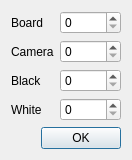
<?xml version="1.0" encoding="UTF-8"?>
<ui version="4.0">
 <class>DialogGreyscaleSettingsClass</class>
 <widget class="QDialog" name="DialogGreyscaleSettingsClass">
  <property name="geometry">
   <rect>
    <x>0</x>
    <y>0</y>
    <width>126</width>
    <height>159</height>
   </rect>
  </property>
  <property name="windowTitle">
   <string>DialogGreyscaleSettings</string>
  </property>
  <layout class="QVBoxLayout" name="verticalLayout">
   <item>
    <layout class="QGridLayout" name="gridLayout">
     <item row="3" column="3">
      <spacer name="horizontalSpacer_2">
       <property name="orientation">
        <enum>Qt::Horizontal</enum>
       </property>
       <property name="sizeHint" stdset="0">
        <size>
         <width>40</width>
         <height>20</height>
        </size>
       </property>
      </spacer>
     </item>
     <item row="0" column="1">
      <spacer name="verticalSpacer">
       <property name="orientation">
        <enum>Qt::Vertical</enum>
       </property>
       <property name="sizeHint" stdset="0">
        <size>
         <width>20</width>
         <height>40</height>
        </size>
       </property>
      </spacer>
     </item>
     <item row="3" column="2">
      <widget class="QSpinBox" name="spinBoxBlack">
       <property name="maximum">
        <number>65535</number>
       </property>
      </widget>
     </item>
     <item row="1" column="1">
      <widget class="QLabel" name="labelBoard">
       <property name="text">
        <string>Board</string>
       </property>
      </widget>
     </item>
     <item row="4" column="1">
      <widget class="QLabel" name="labelWhite">
       <property name="text">
        <string>White</string>
       </property>
      </widget>
     </item>
     <item row="3" column="1">
      <widget class="QLabel" name="labelBlack">
       <property name="text">
        <string>Black</string>
       </property>
      </widget>
     </item>
     <item row="5" column="1">
      <spacer name="verticalSpacer_2">
       <property name="orientation">
        <enum>Qt::Vertical</enum>
       </property>
       <property name="sizeHint" stdset="0">
        <size>
         <width>20</width>
         <height>40</height>
        </size>
       </property>
      </spacer>
     </item>
     <item row="4" column="2">
      <widget class="QSpinBox" name="spinBoxWhite">
       <property name="maximum">
        <number>65535</number>
       </property>
      </widget>
     </item>
     <item row="3" column="0">
      <spacer name="horizontalSpacer">
       <property name="orientation">
        <enum>Qt::Horizontal</enum>
       </property>
       <property name="sizeHint" stdset="0">
        <size>
         <width>40</width>
         <height>20</height>
        </size>
       </property>
      </spacer>
     </item>
     <item row="2" column="1">
      <widget class="QLabel" name="labelCamera">
       <property name="text">
        <string>Camera</string>
       </property>
      </widget>
     </item>
     <item row="1" column="2">
      <widget class="QSpinBox" name="spinBoxBoard"/>
     </item>
     <item row="2" column="2">
      <widget class="QSpinBox" name="spinBoxCamera"/>
     </item>
    </layout>
   </item>
   <item>
    <widget class="QDialogButtonBox" name="buttonBox">
     <property name="standardButtons">
      <set>QDialogButtonBox::Ok</set>
     </property>
    </widget>
   </item>
  </layout>
 </widget>
 <layoutdefault spacing="6" margin="11"/>
 <resources/>
 <connections/>
</ui>
